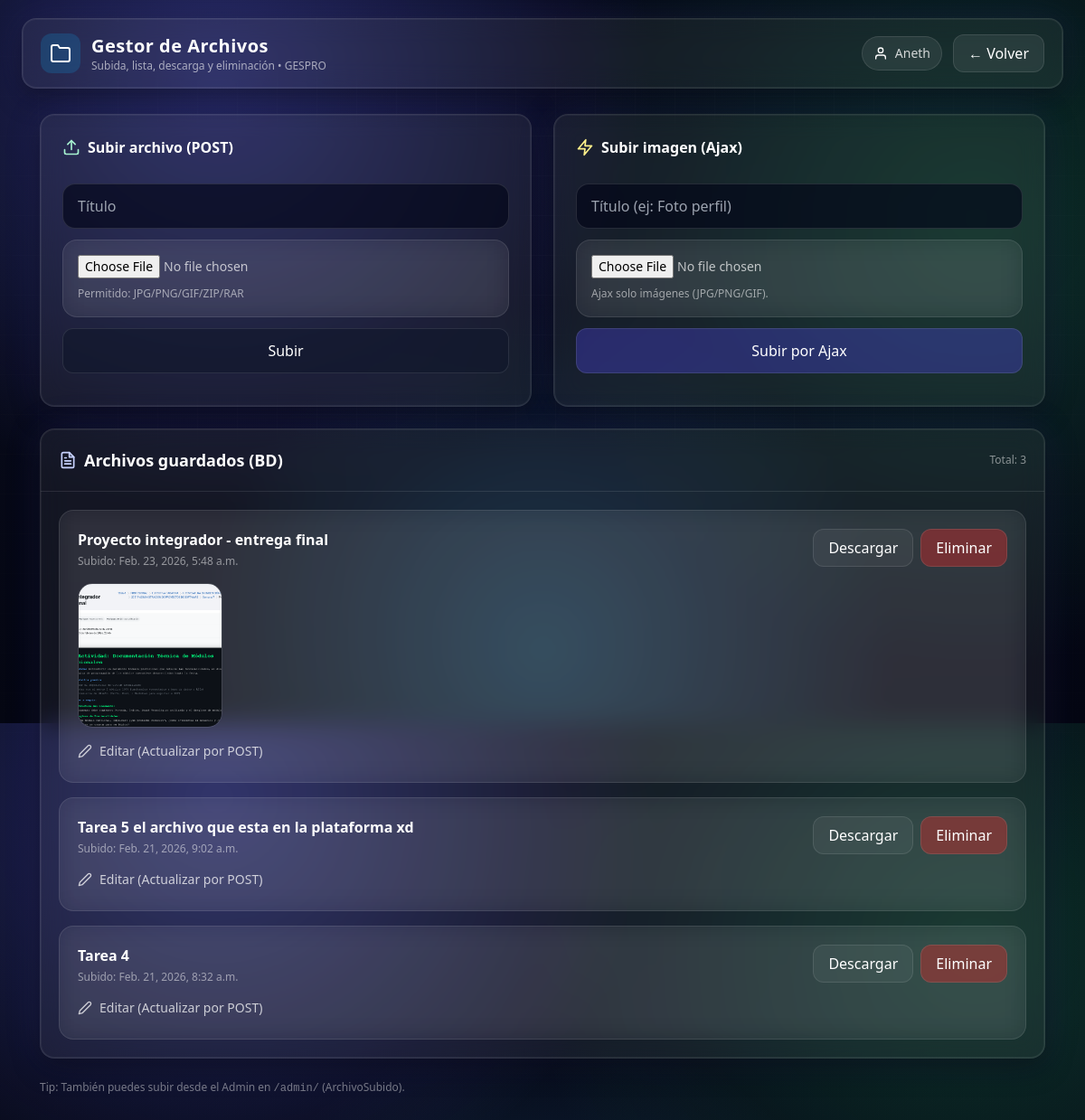
Page /archivos/ (signed in) on the committed database.
### empleados_Alex/models.py (models this page shows, shortened)
class ArchivoSubido(models.Model):
    titulo = models.CharField(max_length=150)
    archivo = models.FileField(upload_to='archivos/')
    fecha_subida = models.DateTimeField(auto_now_add=True)

### empleados_Alex/views.py (the view)
# urls.py: path('archivos/', lista_archivos, name='lista_archivos'),
@login_required(login_url='/')
def lista_archivos(request):
    archivos = ArchivoSubido.objects.all().order_by('-fecha_subida')
    return render(request, 'archivos/lista_archivos.html', {'archivos': archivos})

### templates/archivos/lista_archivos.html (shortened to what this page needs)
<!doctype html>
<html lang="es">
<head>
  <script src="https://cdn.tailwindcss.com"></script>
</head>
<body class="tech-bg min-h-screen text-white">
  <header class="sticky top-0 z-40">
    <div class="glass glow mx-auto max-w-6xl mt-5 rounded-2xl px-5 py-4">
      <div class="flex items-center justify-between gap-4">
        <div class="flex items-center gap-3">
          <div class="h-11 w-11 rounded-xl bg-sky-500/20 grid place-items-center">
            <i data-feather="folder"></i>
          </div>
          <div>
            <h1 class="text-xl font-bold tracking-wide">Gestor de Archivos</h1>
            <p class="text-xs text-white/60">Subida, lista, descarga y eliminación • GESPRO</p>
          </div>
        </div>
        <div class="flex items-center gap-3">
          <div class="hidden sm:flex items-center gap-2 chip rounded-full px-3 py-2">
            <i data-feather="user" class="h-4 w-4"></i>
            <span class="text-sm text-white/80">{{ user.username }}</span>
          </div>
          <a href="{% url 'empleados_Alex:home' %}" class="chip rounded-xl px-4 py-2 hover:bg-white/10 transition">
            ← Volver
          </a>
        </div>
      </div>
    </div>
  </header>
  <main class="mx-auto max-w-6xl px-5 pb-12 pt-7 space-y-6">
    <section class="grid lg:grid-cols-2 gap-6">
      <div class="glass glow rounded-2xl p-6">
        <div class="flex items-center gap-2 mb-4">
          <i data-feather="upload" class="h-5 w-5 text-emerald-200"></i>
          <h2 class="font-semibold">Subir archivo (POST)</h2>
        </div>
        <form method="post" action="{% url 'empleados_Alex:subir_archivo' %}" enctype="multipart/form-data" class="space-y-3">
          <input name="titulo" class="input-tech" placeholder="Título" required>
          <div class="glass rounded-2xl p-4 border border-white/10">
            <input type="file" name="archivo" class="w-full text-sm text-white/70" required>
            <p class="hint mt-2">Permitido: JPG/PNG/GIF/ZIP/RAR</p>
          </div>
          <button class="w-full rounded-xl py-3 bg-slate-900/60 hover:bg-slate-900/80 border border-white/10 transition">
            Subir
          </button>
        </form>
      </div>
      <div class="glass glow rounded-2xl p-6">
        <div class="flex items-center gap-2 mb-4">
          <i data-feather="zap" class="h-5 w-5 text-yellow-200"></i>
          <h2 class="font-semibold">Subir imagen (Ajax)</h2>
        </div>
        <form id="ajaxForm" class="space-y-3">
          <input name="titulo" class="input-tech" placeholder="Título (ej: Foto perfil)" required>
          <div class="glass rounded-2xl p-4 border border-white/10">
            <input type="file" name="archivo" accept="image/*" class="w-full text-sm text-white/70" required>
            <p class="hint mt-2">Ajax solo imágenes (JPG/PNG/GIF).</p>
          </div>
          <button type="submit" class="w-full rounded-xl py-3 bg-indigo-600/35 hover:bg-indigo-600/55 border border-white/10 transition">
            Subir por Ajax
          </button>
        </form>
      </div>
    </section>
    <section class="glass glow rounded-2xl overflow-hidden">
      <div class="p-5 border-b border-white/10 flex items-center justify-between">
        <div class="flex items-center gap-2">
          <i data-feather="file-text" class="h-5 w-5 text-indigo-200"></i>
          <h2 class="text-lg font-semibold">Archivos guardados (BD)</h2>
        </div>
        <span class="text-xs text-white/50">Total: {{ archivos|length }}</span>
      </div>
      <div class="p-5 space-y-4">
        {% for a in archivos %}
          <div class="glass rounded-2xl p-5 border border-white/10">
            <div class="flex flex-wrap items-start justify-between gap-4">
              <div>
                <div class="text-base font-semibold">{{ a.titulo }}</div>
                <div class="text-xs text-white/50 mt-1">Subido: {{ a.fecha_subida }}</div>
              </div>
              <div class="flex items-center gap-2">
                <a class="px-4 py-2 rounded-xl bg-white/5 hover:bg-white/10 border border-white/10 transition"
                   href="{{ a.archivo.url }}" download>
                  Descargar
                </a>
                <form method="post" action="{% url 'empleados_Alex:eliminar_archivo' a.id %}">
                  <button class="px-4 py-2 rounded-xl bg-red-600/40 hover:bg-red-600/60 border border-white/10 transition"
                          onclick="return confirm('¿Eliminar archivo de BD y carpeta media?')">
                    Eliminar
                  </button>
                </form>
              </div>
            </div>
            {% if a.archivo.url|lower|slice:"-4:" == ".png" or a.archivo.url|lower|slice:"-4:" == ".jpg" or a.archivo.url|lower|slice:"-5:" == ".jpeg" or a.archivo.url|lower|slice:"-4:" == ".gif" %}
              <img src="{{ a.archivo.url }}"
                   class="mt-4 w-40 h-40 object-cover rounded-2xl border border-white/10"
                   alt="img">
            {% endif %}
            <details class="mt-4">
              <summary class="cursor-pointer text-sm text-white/75 hover:text-white transition inline-flex items-center gap-2">
                <i data-feather="edit-2" class="h-4 w-4"></i>
                Editar (Actualizar por POST)
              </summary>
            </details>
          </div>
        {% empty %}
          <div class="glass rounded-2xl p-6 border border-white/10 text-white/70">
            No hay archivos subidos todavía.
          </div>
        {% endfor %}
      </div>
    </section>
    <p class="text-xs text-white/45">
      Tip: También puedes subir desde el Admin en <span class="font-mono">/admin/</span> (ArchivoSubido).
    </p>
  </main>
</body>
</html>

### templates/archivos/lista_archivos.html (style rules this page uses)
.tech-bg { background: radial-gradient(800px circle at 20% 10%, rgba(99,102,241,.35), transparent 60%), radial-gradient(900px circle at 90% 30%, rgba(34,197,94,.20), transparent 55%), radial-gradient(700px circle at 50% 90%, rgba(56,189,248,.20), transparent 55%), linear-gradient(180deg, #050816 0%, #070a1a 40%, #040612 100%); position: relative; overflow: hidden; }
.tech-bg::before { content:""; position:absolute; inset:-2px; background-image: linear-gradient(rgba(255,255,255,.06) 1px, transparent 1px), linear-gradient(90deg, rgba(255,255,255,.06) 1px, transparent 1px); background-size: 44px 44px; opacity:.35; pointer-events:none; mask-image: radial-gradient(circle at 50% 20%, rgba(0,0,0,1) 0%, rgba(0,0,0,.35) 55%, rgba(0,0,0,0) 85%); }
.glass { background: rgba(255,255,255,.06); border: 1px solid rgba(255,255,255,.10); backdrop-filter: blur(14px); -webkit-backdrop-filter: blur(14px); }
.glow { box-shadow: 0 0 0 1px rgba(255,255,255,.06) inset, 0 10px 30px rgba(0,0,0,.45), 0 0 40px rgba(99,102,241,.15); }
.chip { background: rgba(255,255,255,.08); border: 1px solid rgba(255,255,255,.10); }
.input-tech { width: 100%; background: rgba(2,6,23,.65); color: #fff; border: 1px solid rgba(255,255,255,.12); border-radius: 14px; padding: .75rem 1rem; outline: none; transition: all .2s ease; }
.hint { color: rgba(255,255,255,.55); font-size: 12px; }

### rows in the picture
ArchivoSubido: titulo "Proyecto integrador - entrega final", fecha_subida "Feb. 23, 2026, 5:48 a.m.", archivo (picture)
ArchivoSubido: titulo "Tarea 5 el archivo que esta en la plataforma xd", fecha_subida "Feb. 21, 2026, 9:02 a.m."
ArchivoSubido: titulo "Tarea 4", fecha_subida "Feb. 21, 2026, 8:32 a.m."

### other values in the picture
{{ user.username }} "Aneth"
{{ archivos|length }} "3"
